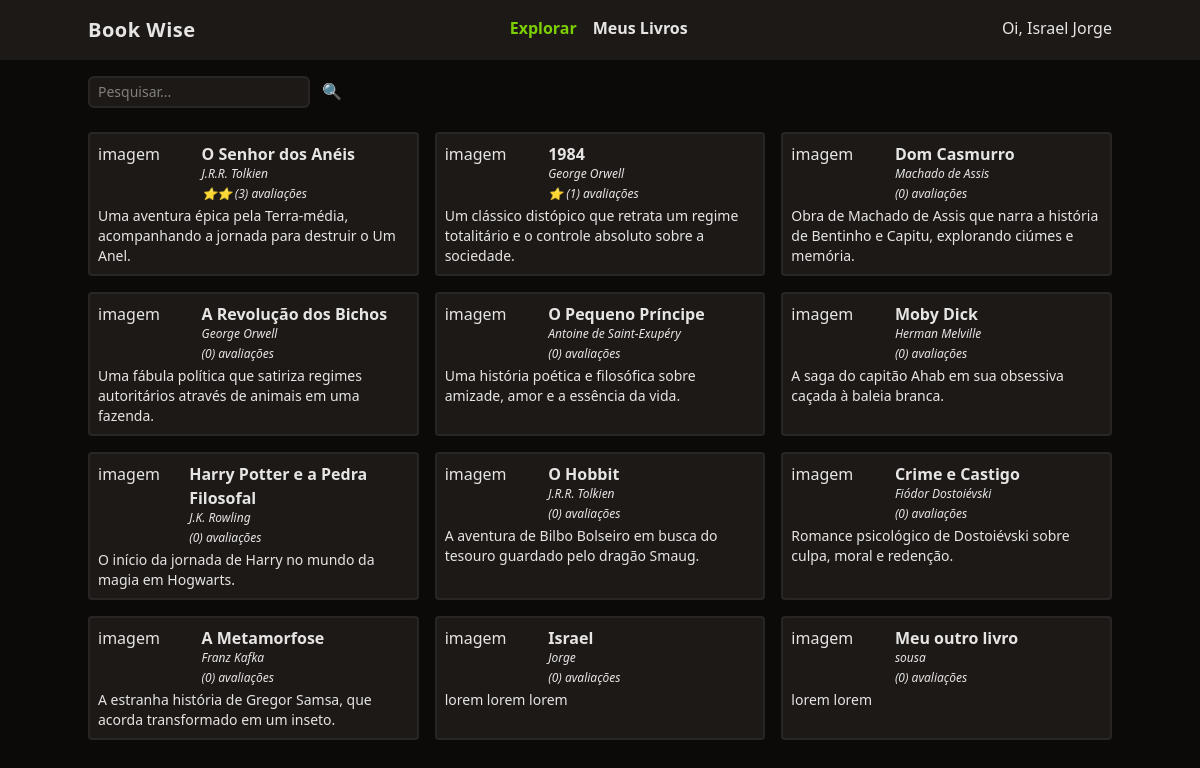
Page / (signed in) on the committed database.
### tables this page shows
CREATE TABLE books (
	id integer PRIMARY KEY NOT NULL,
  title varchar(255) NOT NULL,
  author varchar(100) NOT NULL,
  description text,
  user_id integer NOT NULL,
  FOREIGN KEY(user_id) REFERENCES users(id)
);

### utils/index.php (called while the page is built, shortened)
<?php
function view($view, $data = [])
{
  require "views/template/app.php";
}

### controllers/index.controller.php (called while the page is built)
<?php
$queryParams = $_REQUEST['search'] ?? '';
$books = Book::all($queryParams);
view("index", ['books' => $books]);

### routes.php (called while the page is built, shortened)
<?php
$controller = str_replace('/', '',  parse_url($_SERVER['REQUEST_URI'])['path']);
if (!$controller) $controller = 'index';
require "controllers/{$controller}.controller.php";

### index.php (called while the page is built, shortened)
<?php
require 'models/book.model.php';
require 'database/db.php';
require 'utils/index.php';
require "routes.php";

### database/db.php (called while the page is built)
<?php
class DB
{
  private static $db = null;
  private static $_config = null;
  public static function setConfig($config)
  {
    self::$_config = $config;
  }
  public static function connect(): PDO
  {
    if (self::$db === null) {
      $connectionString = self::$_config['drive'] . ':' . self::$_config['srcDB'];
      self::$db = new PDO($connectionString);
      self::$db->setAttribute(PDO::ATTR_DEFAULT_FETCH_MODE, PDO::FETCH_ASSOC);
      self::$db->setAttribute(PDO::ATTR_ERRMODE, PDO::ERRMODE_EXCEPTION);
    }
    return self::$db;
  }
  public function query($query, $class = null, $params = [])
  {
    $prepare = self::connect()->prepare($query);
    if ($class) {
      $prepare->setFetchMode(PDO::FETCH_CLASS, $class);
    }
    $prepare->execute($params);
    return $prepare;
  }
}

### models/book.model.php (called while the page is built, shortened)
<?php
class Book
{
  public function query($where, $params)
  {
    return (new DB())->query(
      query: "SELECT
	              b.id,
	              b.title,
	              b.author,
	              b.description,
	              COALESCE(round(sum(r.rating) / 5.0), 0) as average_rating,
	              COALESCE(count(r.id), 0) as total_rating
              FROM
	              books b
              LEFT JOIN reviews r ON
	              r.book_id = b.id
              WHERE
	              $where
              GROUP BY
	              b.id,
	              b.title ,
	              b.author ,
	              b.description",
      class: Book::class,
      params: $params
    );
  }
  public static function all($search)
  {
    $books = (new self())->query(
      where: 'b.title LIKE :search',
      params: ['search' => "%$search%"]
    )->fetchAll();
    return $books;
  }
}

### views/components/card-book.php (the view)
<?php
$starsFinal = str_repeat("⭐", $book->average_rating);
?>
<div class="border-stone-800 border-2 bg-stone-900 p-2 rounded">
  <div class="flex">
    <div class="w-1/3">
      imagem
    </div>
    <div class="space-y-1">
      <a href="/book?id=<?= $book->id ?>" class="font-semibold hover:underline"><?= $book->title ?></a>
      <div class="text-xs italic"><?= $book->author ?></div>
      <div class="text-xs italic">
        <?= $starsFinal ?>
        (<?= $book->total_rating ?>)
        avaliações
      </div>
    </div>
  </div>
  <div class="text-sm mt-1">
    <?= $book->description ?>
  </div>
</div>

### views/index.view.php
<form class="w-full space-x-2">
  <input
    type="text"
    name="search"
    class="border-stone-800 border-2 rounded-md px-2 py-1 bg-stone-900 text-sm outline-none"
    placeholder="Pesquisar..." />
  <button type="submit">
    🔍
  </button>
</form>
<section class="grid grid-cols-1 md:grid-cols-2 lg:grid-cols-3 gap-4">
  <?php foreach ($books as $book): ?>
    <?php include('./views/components/card-book.php'); ?>
  <?php endforeach; ?>
</section>

### rows in the picture
books: title "O Senhor dos Anéis", author "J.R.R. Tolkien", starsFinal "⭐⭐", total_rating "3", description "Uma aventura épica pela Terra-média, acompanhando a jornada para destruir o Um Anel."
books: title "1984", author "George Orwell", starsFinal "⭐", total_rating "1", description "Um clássico distópico que retrata um regime totalitário e o controle absoluto sobre a sociedade."
books: title "Dom Casmurro", author "Machado de Assis", total_rating "0", description "Obra de Machado de Assis que narra a história de Bentinho e Capitu, explorando ciúmes e memória."
books: title "A Revolução dos Bichos", author "George Orwell", total_rating "0", description "Uma fábula política que satiriza regimes autoritários através de animais em uma fazenda."
books: title "O Pequeno Príncipe", author "Antoine de Saint-Exupéry", total_rating "0", description "Uma história poética e filosófica sobre amizade, amor e a essência da vida."
books: title "Moby Dick", author "Herman Melville", total_rating "0", description "A saga do capitão Ahab em sua obsessiva caçada à baleia branca."
books: title "Harry Potter e a Pedra Filosofal", author "J.K. Rowling", total_rating "0", description "O início da jornada de Harry no mundo da magia em Hogwarts."
books: title "O Hobbit", author "J.R.R. Tolkien", total_rating "0", description "A aventura de Bilbo Bolseiro em busca do tesouro guardado pelo dragão Smaug."
books: title "Crime e Castigo", author "Fiódor Dostoiévski", total_rating "0", description "Romance psicológico de Dostoiévski sobre culpa, moral e redenção."
books: title "A Metamorfose", author "Franz Kafka", total_rating "0", description "A estranha história de Gregor Samsa, que acorda transformado em um inseto."
books: title "Israel", author "Jorge", total_rating "0", description "lorem lorem lorem"
books: title "Meu outro livro", author "sousa", total_rating "0", description "lorem lorem"

### other values in the picture
$link['label'] "Explorar"
$link['label'] "Meus Livros"
auth()->name "Israel Jorge"
